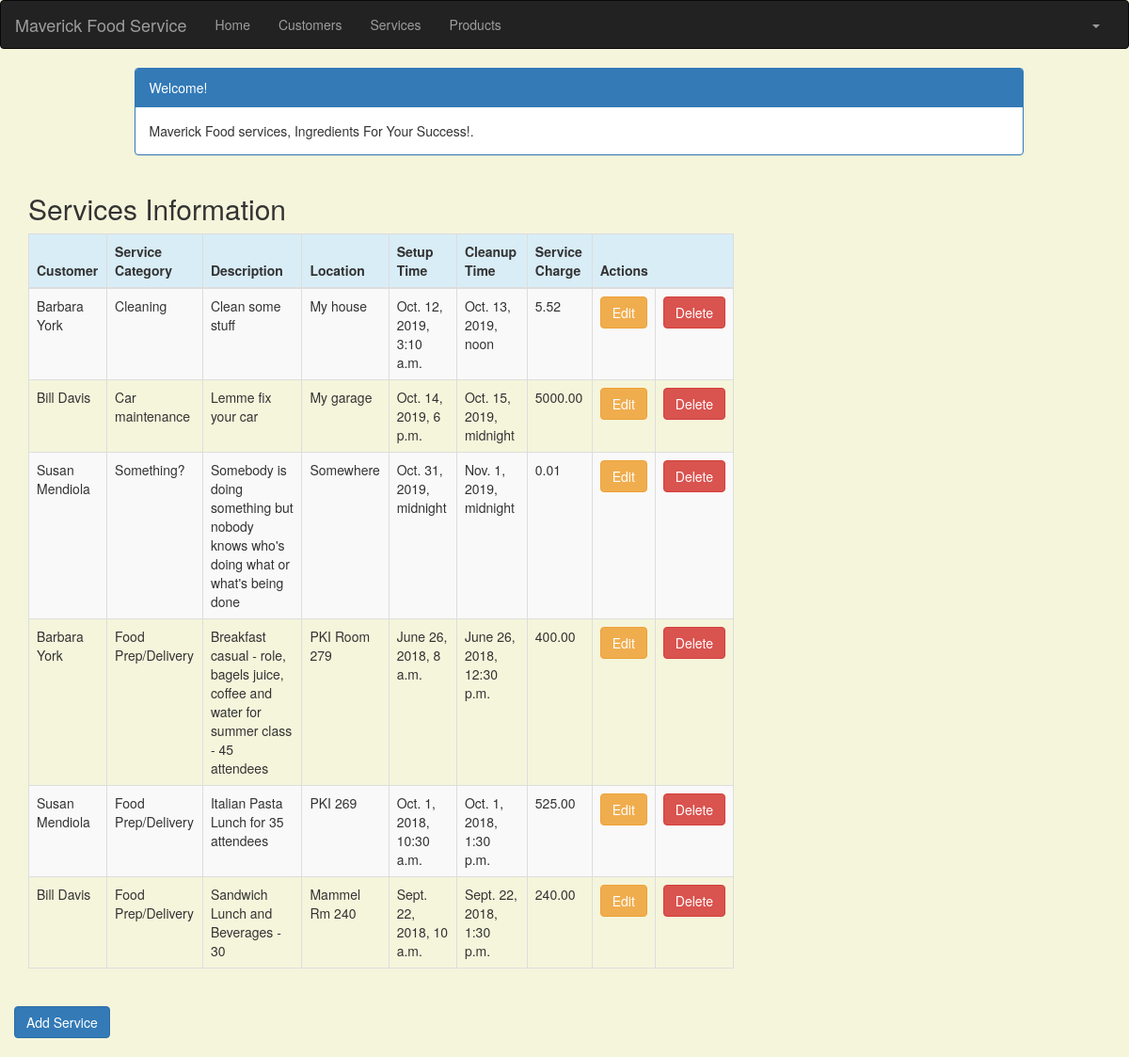
Screenshot of /service_list (signed in) with the database file from the repository.
### crm/models.py (models this page shows, shortened)
class Service(models.Model):
    cust_name = models.ForeignKey(Customer, on_delete=models.CASCADE, related_name='services')
    service_category = models.CharField(max_length=100)
    description = models.TextField()
    location = models.CharField(max_length=200)
    setup_time = models.DateTimeField(
        default=timezone.now)
    cleanup_time = models.DateTimeField(
        default=timezone.now)
    service_charge = models.DecimalField(max_digits=10, decimal_places=2)
    created_date = models.DateTimeField(
        default=timezone.now)
    updated_date = models.DateTimeField(auto_now_add=True)

class Customer(models.Model):
    cust_name=models.CharField(max_length=50)
    organization = models.CharField(max_length=100, blank=True)
    role = models.CharField(max_length=100)
    email = models.EmailField(max_length=100)
    bldgroom = models.CharField(max_length=100)
    address = models.CharField(max_length=200)
    account_number = models.IntegerField(blank=False, null=False)
    city = models.CharField(max_length=50)
    state = models.CharField(max_length=50)
    zipcode = models.CharField(max_length=10)
    phone_number = models.CharField(max_length=50)
    created_date = models.DateTimeField(
        default=timezone.now)
    updated_date = models.DateTimeField(auto_now_add=True)
    def __str__(self):
        return str(self.cust_name)

### crm/views.py (the view)
# urls.py: path('service_list', views.service_list, name='service_list'),
@login_required
def service_list(request):
    services = Service.objects.filter(created_date__lte=timezone.now())
    return render(request, 'crm/service_list.html', {'services': services})

### crm/templates/crm/service_list.html (shortened to what this page needs)
<!DOCTYPE html>
{% extends 'crm/base.html' %}
{% block content %}
    <html>
    <head>
        <link rel="stylesheet" href="https://maxcdn.bootstrapcdn.com/bootstrap/3.3.4/css/bootstrap.min.css">
    </head>
    <body>
    <div class="container">
        <div class="row">
            <div class="col-md-10 col-md-offset-1">
                <div class="panel panel-primary">
                    <div class="panel-heading">Welcome!</div>
                    <div class="panel-body">
                        Maverick Food services, Ingredients For Your Success!.
                    </div>
                </div>
            </div>
        </div>
    </div>
    <div class="row">
        <h2 style="padding-left: 15Px">Services Information</h2>
    </div>
    <div>
        <table class="table table-striped table-bordered table-hover">
            <thead>
            <tr class="bg-info">
                <th>Customer</th>
                <th>Service Category</th>
                <th>Description</th>
                <th>Location</th>
                <th>Setup Time</th>
                <th>Cleanup Time</th>
                <th>Service Charge</th>
                <th colspan="3">Actions</th>
            </tr>
            </thead>
            <tbody>
            {% for service in services %}
                <tr>
                    <td>{{ service.cust_name }}</td>
                    <td>{{ service.service_category }}</td>
                     <td>{{ service.description }}</td>
                    <td>{{ service.location }}</td>
                    <td>{{ service.setup_time }}</td>
                    <td>{{ service.cleanup_time }}</td>
                    <td>{{ service.service_charge }}</td>
                    <td><a href=""
                           class="btn btn-warning">Edit</a></td>
                    <td><a href=""
                           class="btn btn-danger">Delete</a>
                    </td>
                </tr>
            {% endfor %}
            </tbody>
        </table>
     <div class="row">
         <a href="{% url 'crm:service_new' %}" class="row"><span
                    class="btn btn-primary">Add Service</span></a>
     </div>
    </div>
    </body>
    </html>
{% endblock %}

### crm/templates/crm/base.html (shortened to what this page needs)
<!DOCTYPE html>
{% load staticfiles %}
<html lang="en">
<head>
    <link rel="stylesheet" href="https://maxcdn.bootstrapcdn.com/bootstrap/3.3.7/css/bootstrap.min.css">
</head>
<body id="app-layout">
<nav class="navbar navbar-inverse">
    <div class="container-fluid">
        <div class="navbar-header">
            <a class="navbar-brand" href="/">
                Maverick Food Service
            </a>
        </div>
        <div class="collapse navbar-collapse" id="myNavbar">
            <ul class="nav navbar-nav">
                <li><a href="{% url 'crm:home' %}">Home</a></li>
                <li><a href="{% url 'crm:customer_list' %}">Customers</a></li>
               <li><a href="{% url 'crm:service_list' %}">Services</a></li>
                <li><a href="{% url 'crm:customer_list' %}">Products</a></li>
            </ul>
            <ul class="nav navbar-nav navbar-right">
                {% if user.is_authenticated %}
                    <li class="dropdown">
                        <a href="#" class="dropdown-toggle" data-toggle="dropdown" role="button" aria-expanded="false">
                            <span class="caret"></span>
                        </a>
                    </li>
                {% else %}
                    <li><a href="{% url 'login' %}"><span class="glyphicon glyphicon-log-in"></span> Login</a></li>
                {% endif %}
            </ul>
        </div>
    </div>
</nav>
<div class="content container">
    <div class="row">
        <div class="col-md-8">
            {% block content %}{% endblock %}
        </div>
    </div>
</body>
</html>

### crm/templates/crm/base.html (style rules this page uses)
.navbar { margin-bottom: 0; border-radius: 0; }

### crm/templates/crm/service_list.html (style rules this page uses)
body { background-color: beige; }

### rows the page displays
Service: cust_name "Barbara York", service_category "Cleaning", description "Clean some stuff", location "My house", setup_time "Oct. 12, 2019, 3:10 a.m.", cleanup_time "Oct. 13, 2019, noon", service_charge "5.52"
Service: cust_name "Bill Davis", service_category "Car maintenance", description "Lemme fix your car", location "My garage", setup_time "Oct. 14, 2019, 6 p.m.", cleanup_time "Oct. 15, 2019, midnight", service_charge "5000.00"
Service: cust_name "Susan Mendiola", service_category "Something?", description "Somebody is doing something but nobody knows who's doing what or what's being done", location "Somewhere", setup_time "Oct. 31, 2019, midnight", cleanup_time "Nov. 1, 2019, midnight", service_charge "0.01"
Service: cust_name "Barbara York", service_category "Food Prep/Delivery", description "Breakfast casual - role, bagels juice, coffee and water for summer class - 45 attendees", location "PKI Room 279", setup_time "June 26, 2018, 8 a.m.", cleanup_time "June 26, 2018, 12:30 p.m.", service_charge "400.00"
Service: cust_name "Susan Mendiola", service_category "Food Prep/Delivery", description "Italian Pasta Lunch for 35 attendees", location "PKI 269", setup_time "Oct. 1, 2018, 10:30 a.m.", cleanup_time "Oct. 1, 2018, 1:30 p.m.", service_charge "525.00"
Service: cust_name "Bill Davis", service_category "Food Prep/Delivery", description "Sandwich Lunch and Beverages - 30", location "Mammel Rm 240", setup_time "Sept. 22, 2018, 10 a.m.", cleanup_time "Sept. 22, 2018, 1:30 p.m.", service_charge "240.00"
